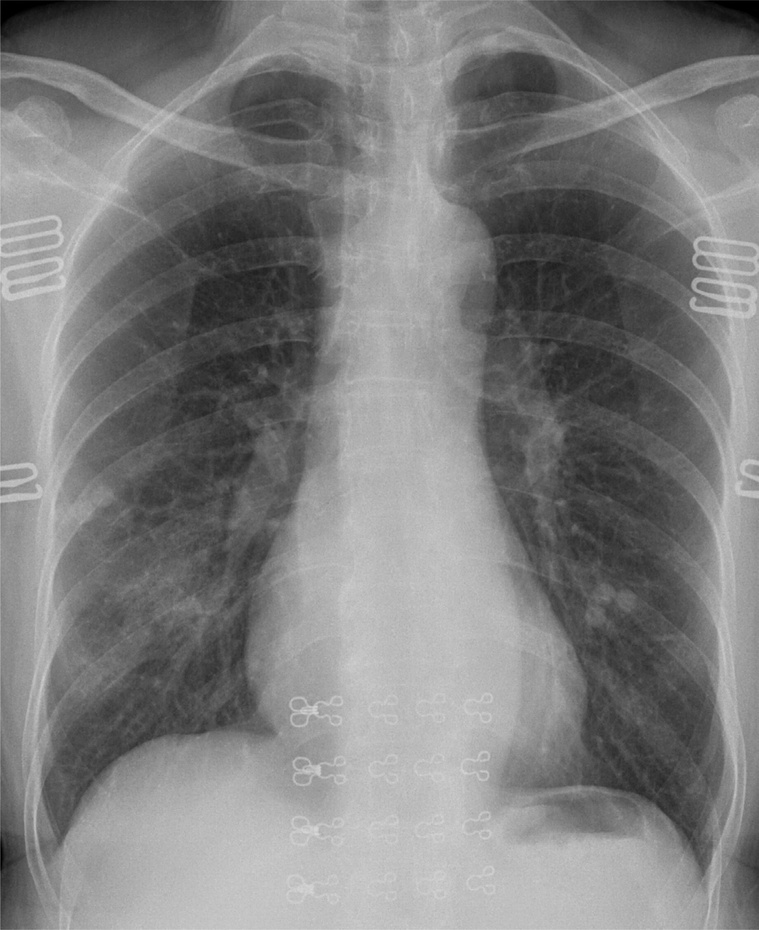
%> input picture imgProcessing Week6 Lab/lab4-Enhancement/chest_gray.jpg, 759 x 930 px, shrunk from 3342 x 4095 before the run
$ octave labEnhancement.m   (GNU Octave 9; MATLAB toolbox functions it lacks are replaced by stand-ins)
%> lines starting %> are read from the running program, lines starting %| are printed output that depends on the picture
image = imread('chest_gray.jpg');
%> image is the input picture: size 930x759 uint8; min 0, max 217, mean 126.3
imageAdjust = imadjust(image,stretchlim(image),[]);
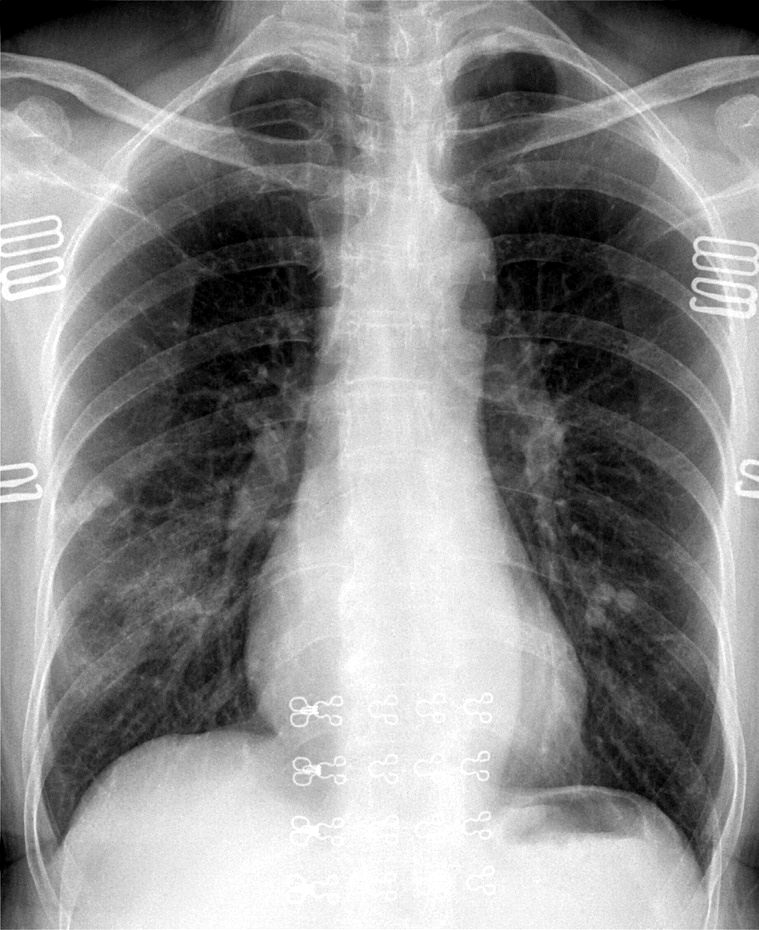
%> imageAdjust: size 930x759 uint8; min 0, max 255, mean 138.8
imageAdjust2 = adapthisteq(image);
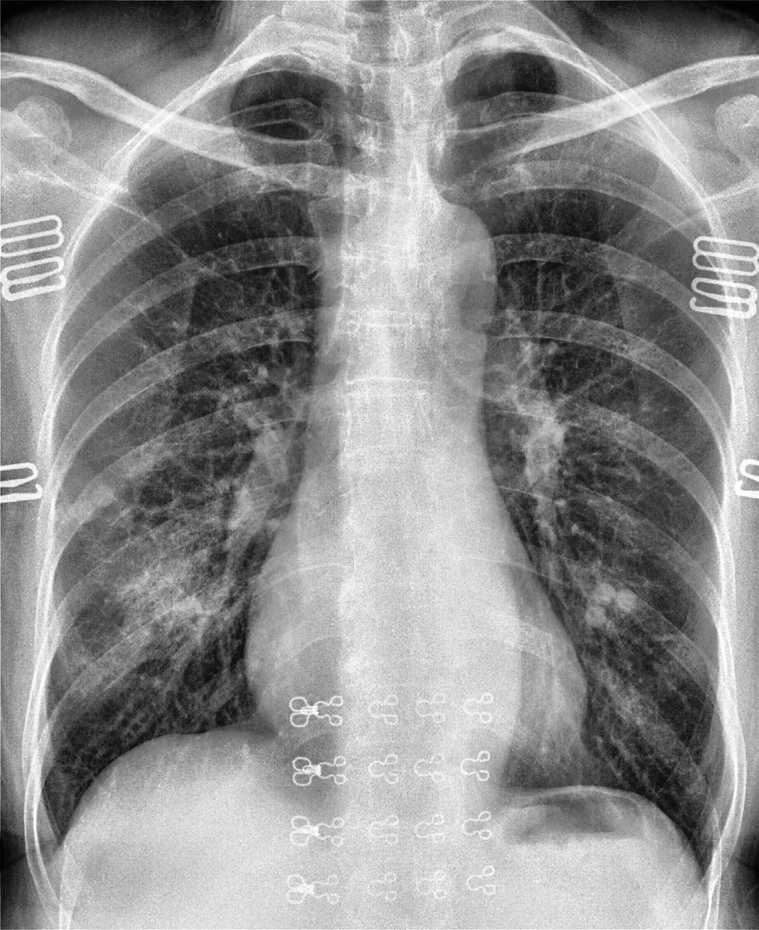
%> imageAdjust2: size 930x759 uint8; min 0, max 255, mean 141.9

subplot(3, 3, 1);
imshow(image);
title('Original chest_gray.jpg');

subplot(3, 3, 2);
imshow(imageAdjust);
title('Colormap chest_gray.jpg');

subplot(3, 3, 3);
imshow(imageAdjust2);
title('CLAHE-ClipLimit chest_gray.jpg');

image_double = im2double(image); % แปลงภาพเป็นประเภท double
low_in = 20 / 255;  % แปลงจาก gray level 20 เป็นช่วง [0, 1]
high_in = 130 / 255; % แปลงจาก gray level 130 เป็นช่วง [0, 1]
low_out = 0;        % ต้องการช่วงเอาต์พุตที่เริ่มต้นที่ 0
high_out = 1;       % ต้องการช่วงเอาต์พุตสิ้นสุดที่ 1
imageAdjust_Inten = imadjust(image_double, [low_in high_in], [low_out high_out]);
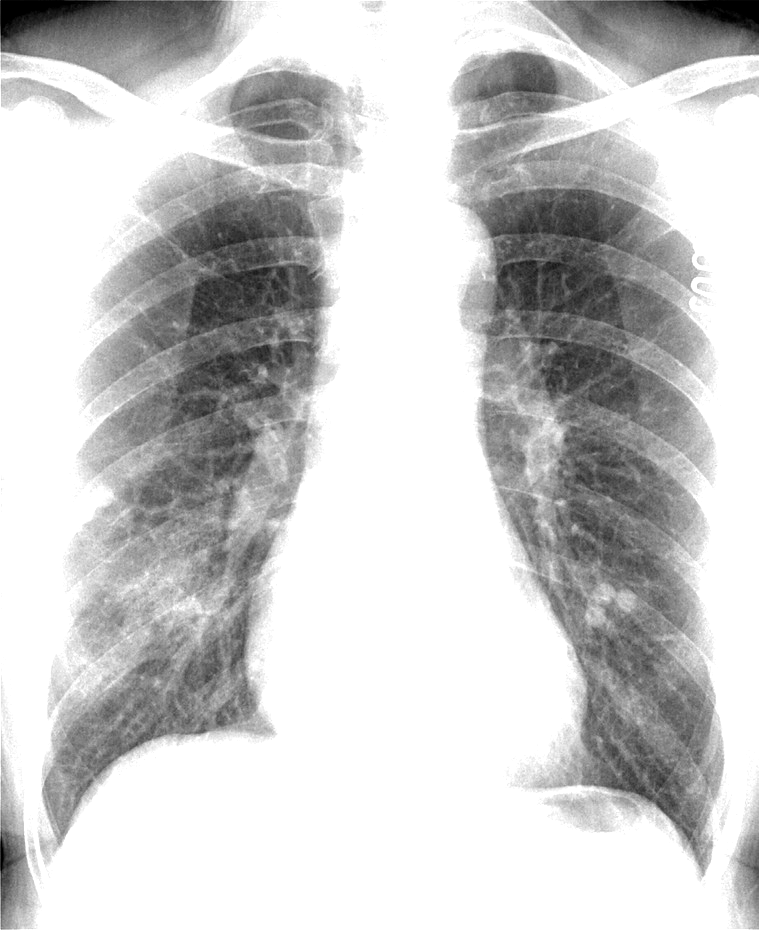
%> imageAdjust_Inten: size 930x759 double; min 0, max 1, mean 0.797
imageAdjust_adapt = adapthisteq(imageAdjust_Inten);
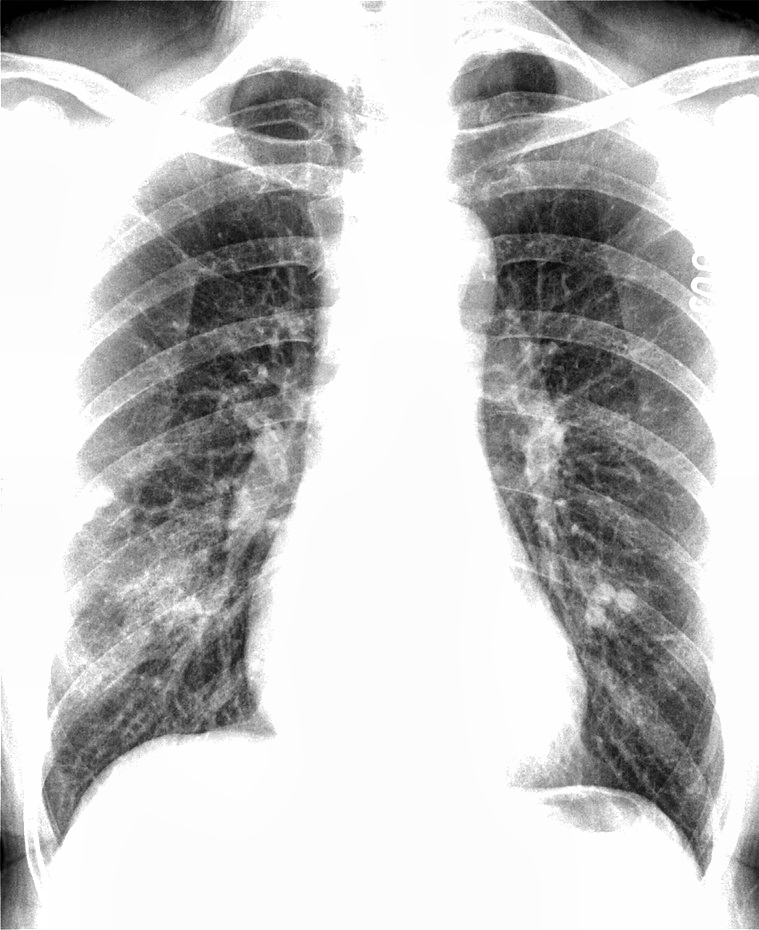
%> imageAdjust_adapt: size 930x759 double; min 0, max 1, mean 0.765

subplot(2, 3, 4);
imshow(image);
title('Original chest_gray.jpg');
subplot(2, 3, 5);
imshow(imageAdjust_Inten);
title('intensity values chest_gray.jpg');
subplot(2, 3, 6);
imshow(imageAdjust_adapt);
title('CLAHE chest_gray.jpg');
